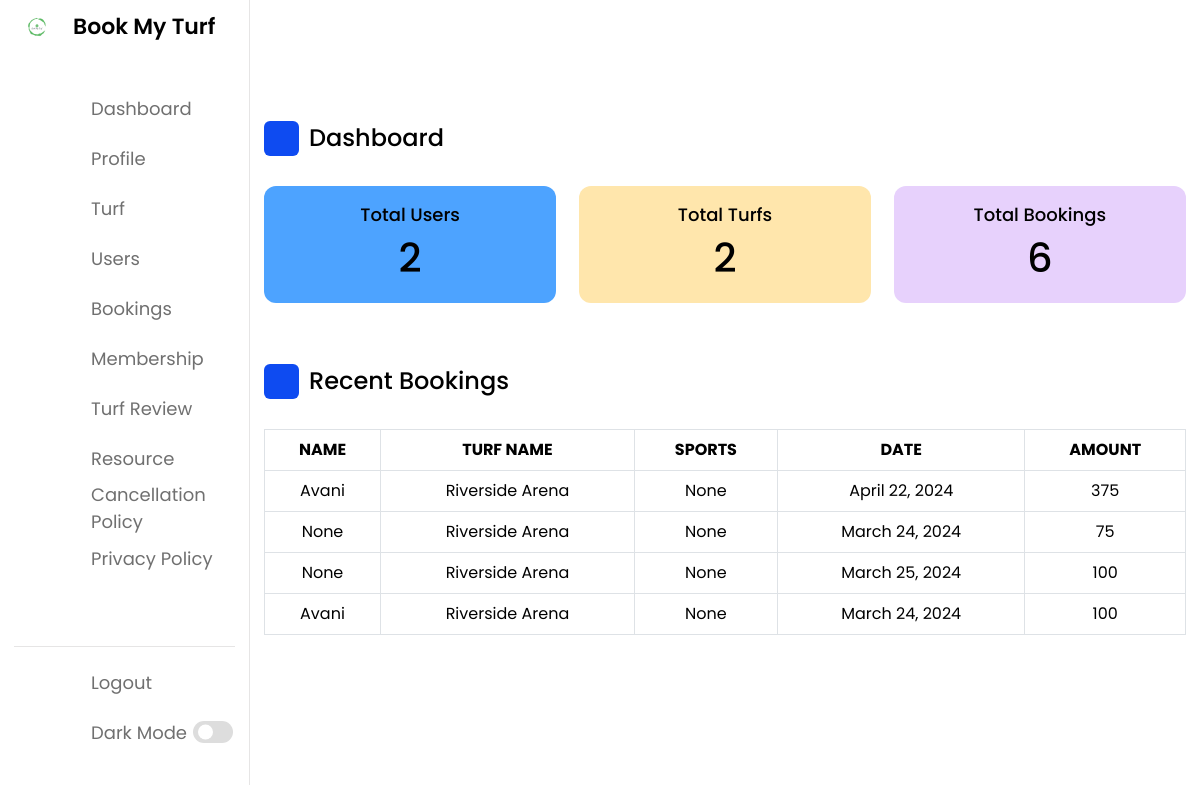
Page /manager_homepage/ on the committed database.
### turf_app/models.py (models this page shows)
class bookingtbl(models.Model):
    user_id = models.ForeignKey(usertbl,on_delete=models.CASCADE,null=True)
    fname = models.CharField(max_length=20, null=True)
    tname = models.CharField(max_length=20,null=True)
    loc = models.CharField(max_length=15, null=True)
    timing = models.CharField(max_length=6, null=True)
    sports = models.CharField(max_length=6, null=True)
    bookdate = models.DateField(null=True)
    getin = models.TimeField(null=True)
    getout = models.TimeField(null=True)
    items = models.CharField(max_length=7, null=True)
    totalamt = models.IntegerField(null=True)

### turf_app/views.py (the view)
# urls.py: path("manager_homepage/", views.manager_homepage),
def manager_homepage(request):
    u = usertbl.objects.all().count()
    t = turftbl.objects.all().count()
    b = bookingtbl.objects.all().count()
    v = bookingtbl.objects.all()[:4]
    return render(request, "manager_homepage.html", {"v": v, "u": u, "t": t, "b": b})

### templates/manager_homepage.html (shortened to what this page needs)
<!DOCTYPE html>
{%load static%}
<html lang="en">
<head>
    <link rel="stylesheet" href="https://cdn.jsdelivr.net/npm/bootstrap@5.3.2/dist/css/bootstrap.min.css">
    <link rel="stylesheet" href="https://unicons.iconscout.com/release/v4.0.0/css/line.css">
</head>
<body>
    <nav>
        <div class="logo-name">
            <div class="logo-image">
                <img src="{% static 'asset/img/turflogo.jpeg' %}" alt="">
            </div>
            <span class="logo_name">Book My Turf</span>
        </div>
        <div class="menu-items">
            <ul class="nav-links">
                <li><a href="/manager_homepage">
                    <i class="uil uil-estate"></i>
                    <span class="link-name">Dashboard</span>
                </a></li>
                <li><a href="/managerprofile">
                    <i class="uil uil-user-square"></i>
                    <span class="link-name">Profile</span>
                </a></li>
                <li><a href="/turfpage">
                    <i class="uil uil-basketball"></i>
                    <span class="link-name">Turf</span>
                </a></li>
                <li><a href="/viewuser1">
                    <i class="uil uil-users-alt"></i>
                    <span class="link-name">Users</span>
                </a></li>
                <li><a href="/managerviewbooking">
                    <i class="uil uil-bold"></i>
                    <span class="link-name">Bookings</span>
                </a></li>
                <li><a href="/membershipdetails">
                    <i class="uil uil-award"></i>
                    <span class="link-name">Membership</span>
                </a></li>
                 <li><a href="/viewturfrating">
                    <i class="uil uil-feedback"></i>
                    <span class="link-name"> Turf Review</span>
                </a></li>
                <li><a href="/resource">
                    <i class="uil uil-feedback"></i>
                    <span class="link-name"> Resource</span>
                </a></li>
                <li><a href="/managerviewcancellation">
                    <i class="uil uil-clipboard"></i>
                    <span class="link-name">Cancellation Policy</span>
                </a></li>
                <li><a href="/managerviewprivacy">
                    <i class="uil uil-shield"></i>
                    <span class="link-name">Privacy Policy</span>
                </a></li>
            </ul>
            <ul class="logout-mode">
                <li><a href="/managerlogin">
                    <i class="uil uil-signout"></i>
                    <span class="link-name">Logout</span>
                </a></li>
                <li class="mode">
                    <a href="#">
                        <i class="uil uil-moon"></i>
                    <span class="link-name">Dark Mode</span>
                </a>
                <div class="mode-toggle">
                  <span class="switch"></span>
                </div>
            </li>
            </ul>
        </div>
    </nav>
    <section class="dashboard">
        <div class="top">
        </div>
        <div class="dash-content">
            <div class="overview">
                <div class="title">
                    <i class="uil uil-tachometer-fast-alt"></i>
                    <span class="text">Dashboard</span>
                </div>
                <div class="boxes">
                    <div class="box box1">
                        <span class="text">Total Users</span>
                        <span class="number">{{u}}</span>
                    </div>
                    <div class="box box2">
                        <span class="text">Total Turfs</span>
                        <span class="number">{{t}}</span>
                    </div>
                    <div class="box box3">
                        <span class="text">Total Bookings</span>
                        <span class="number">{{b}}</span>
                    </div>
                </div>
            </div>
            <div class="activity">
                <div class="title">
                    <i class="uil uil-clock-three"></i>
                    <span class="text">Recent Bookings</span>
                </div>
                <div class="activity-data">
                    <table style="width:100%" id="booking" class="table table-bordered">
    <tr>
        <th><center>NAME</center></th>
        <th><center>TURF NAME</center></th>
        <th><center>SPORTS</center></th>
        <th><center>DATE</center></th>
        <th><center>AMOUNT</center></th>
    </tr>
    {%for i in v%}
    <tr>
        <td><center>{{i.fname}}</center></td>
        <td><center>{{i.tname}}</center></td>
        <td><center>{{i.sports}}</center></td>
        <td><center>{{i.bookdate}}</center></td>
        <td><center>{{i.totalamt}}</center></td>
    </tr>
    {%endfor%}
</table>
                </div>
            </div>
        </div>
    </section>
</body>
</html>

### templates/manager_homepage.html (style rules this page uses)
* { margin: 0; padding: 0; box-sizing: border-box; font-family: 'Poppins', sans-serif; }
:root { --primary-color: #0E4BF1; --panel-color: #FFF; --text-color: #000; --black-light-color: #707070; --border-color: #e6e5e5; --toggle-color: #DDD; --box1-color: #4DA3FF; --box2-color: #FFE6AC; --box3-color: #E7D1FC; --title-icon-color: #fff; --tran-05: all 0.5s ease; --tran-03: all 0.3s ease; --tran-03: all 0.2s ease; }
body { min-height: 100vh; background-color: var(--primary-color); }
nav { position: fixed; top: 0; left: 0; height: 100%; width: 250px; padding: 10px 14px; background-color: var(--panel-color); border-right: 1px solid var(--border-color); transition: var(--tran-05); }
nav .logo-name { display: flex; align-items: center; }
nav .logo-image { display: flex; justify-content: center; min-width: 45px; }
nav .logo-image img { width: 40px; object-fit: cover; border-radius: 50%; }
nav .logo-name .logo_name { font-size: 22px; font-weight: 600; color: var(--text-color); margin-left: 14px; transition: var(--tran-05); }
nav .menu-items { margin-top: 40px; height: calc(100% - 90px); display: flex; flex-direction: column; justify-content: space-between; }
.menu-items li { list-style: none; }
.menu-items li a { display: flex; align-items: center; height: 50px; text-decoration: none; position: relative; }
.menu-items li a i { font-size: 24px; min-width: 45px; height: 100%; display: flex; align-items: center; justify-content: center; color: var(--black-light-color); }
.menu-items li a .link-name { font-size: 18px; font-weight: 400; color: var(--black-light-color); transition: var(--tran-05); }
.menu-items .logout-mode { padding-top: 10px; border-top: 1px solid var(--border-color); }
.menu-items .mode { display: flex; align-items: center; white-space: nowrap; }
.menu-items .mode-toggle { position: absolute; right: 14px; height: 50px; min-width: 45px; display: flex; align-items: center; justify-content: center; cursor: pointer; }
.mode-toggle .switch { position: relative; display: inline-block; height: 22px; width: 40px; border-radius: 25px; background-color: var(--toggle-color); }
.switch:before { content: ""; position: absolute; left: 5px; top: 50%; transform: translateY(-50%); height: 15px; width: 15px; background-color: var(--panel-color); border-radius: 50%; transition: var(--tran-03); }
.dashboard { position: relative; left: 250px; background-color: var(--panel-color); min-height: 100vh; width: calc(100% - 250px); padding: 10px 14px; transition: var(--tran-05); }
.dashboard .top { position: fixed; top: 0; left: 250px; display: flex; width: calc(100% - 250px); justify-content: space-between; align-items: center; padding: 10px 14px; background-color: var(--panel-color); transition: var(--tran-05); z-index: 10; }
.dashboard .dash-content { padding-top: 50px; }
.dash-content .title { display: flex; align-items: center; margin: 60px 0 30px 0; }
.dash-content .title i { position: relative; height: 35px; width: 35px; background-color: var(--primary-color); border-radius: 6px; color: var(--title-icon-color); display: flex; align-items: center; justify-content: center; font-size: 24px; }
.dash-content .title .text { font-size: 24px; font-weight: 500; color: var(--text-color); margin-left: 10px; }
.dash-content .boxes { display: flex; align-items: center; justify-content: space-between; flex-wrap: wrap; }
.dash-content .boxes .box { display: flex; flex-direction: column; align-items: center; border-radius: 12px; width: calc(100% / 3 - 15px); padding: 15px 20px; background-color: var(--box1-color); transition: var(--tran-05); }
.boxes .box .text { white-space: nowrap; font-size: 18px; font-weight: 500; color: var(--text-color); }
.boxes .box .number { font-size: 40px; font-weight: 500; color: var(--text-color); }
.boxes .box.box2 { background-color: var(--box2-color); }
.boxes .box.box3 { background-color: var(--box3-color); }
.dash-content .activity .activity-data { display: flex; justify-content: space-between; align-items: center; width: 100%; }
.activity .activity-data { display: flex; }

### rows in the picture
bookingtbl: fname "Avani", tname "Riverside Arena", sports "None", bookdate "April 22, 2024", totalamt "375"
bookingtbl: fname "None", tname "Riverside Arena", sports "None", bookdate "March 24, 2024", totalamt "75"
bookingtbl: fname "None", tname "Riverside Arena", sports "None", bookdate "March 25, 2024", totalamt "100"
bookingtbl: fname "Avani", tname "Riverside Arena", sports "None", bookdate "March 24, 2024", totalamt "100"

### other values in the picture
{{ u }} "2"
{{ t }} "2"
{{ b }} "6"
